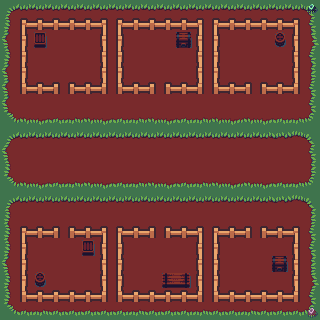

The image is a tile-based game level rendered from a .tmx file. Its description and complete source (layers, tilesets, objects, tile grids) follow:
An orthogonal 20x20 tile map with 16x16 px tiles, 3 tile layers (Tile Layer 1, Objects, Decor), 2 tilesets and 30 objects.

<map version="1.9" tiledversion="1.9.2" orientation="orthogonal" renderorder="right-down" width="20" height="20" tilewidth="16" tileheight="16" infinite="0" nextlayerid="6" nextobjectid="38">
 <tileset firstgid="1" source="sheet.tsx" />
 <tileset firstgid="289" source="tilemap.tsx" />
 <layer id="1" name="Tile Layer 1" width="20" height="20">
  <data encoding="csv">
1,2,2,2,2,2,2,2,2,2,2,2,2,2,2,2,2,2,2,6,
25,101,101,101,101,101,101,101,101,101,101,101,101,101,101,101,101,101,101,54,
97,101,101,101,101,101,101,101,101,101,101,101,101,101,101,101,101,101,101,102,
25,101,101,101,101,101,101,101,101,101,101,101,101,101,101,101,101,101,101,54,
97,101,101,101,101,101,101,101,101,101,101,101,101,101,101,101,101,101,101,30,
97,101,101,101,101,101,101,101,101,101,101,101,101,101,101,101,101,101,101,54,
97,101,101,101,101,101,101,101,101,101,101,101,101,101,101,101,101,101,101,54,
121,122,123,124,125,122,123,124,125,122,123,124,125,122,123,122,123,124,125,126,
1,2,2,2,2,2,2,2,2,2,2,2,2,2,2,2,2,3,4,6,
97,101,101,101,101,101,101,101,101,101,101,101,101,101,101,101,101,101,101,54,
25,101,101,101,101,101,101,101,101,101,101,101,101,101,101,101,101,101,101,30,
121,122,123,124,125,122,123,124,125,122,123,124,125,122,123,122,123,124,125,126,
1,2,2,2,2,2,2,2,2,2,2,2,2,2,2,2,2,3,4,6,
25,101,101,101,101,101,101,101,101,101,101,101,101,101,101,101,101,101,101,30,
25,101,101,101,101,101,101,101,101,101,101,101,101,101,101,101,101,101,101,54,
25,101,101,101,101,101,101,101,101,101,101,101,101,101,101,101,101,101,101,54,
97,101,101,101,101,101,101,101,101,101,101,101,101,101,101,101,101,101,101,30,
25,101,101,101,101,101,101,101,101,101,101,101,101,101,101,101,101,101,101,102,
25,101,101,101,101,101,101,101,101,101,101,101,101,101,101,101,101,101,101,54,
121,124,125,124,124,124,124,124,125,124,124,124,125,124,124,125,124,124,124,126
</data>
 </layer>
 <layer id="3" name="Objects" width="20" height="20">
  <data encoding="csv">
0,0,0,0,0,0,0,0,0,0,0,0,0,0,0,0,0,0,0,0,
0,333,334,334,334,334,335,333,334,334,334,334,335,333,334,334,334,334,335,0,
0,345,0,0,0,0,347,345,0,0,0,0,347,345,0,0,0,0,347,0,
0,345,0,0,0,0,347,345,0,0,0,0,347,345,0,0,0,0,347,0,
0,345,0,0,0,0,347,345,0,0,0,0,347,345,0,0,0,0,347,0,
0,357,334,371,369,334,359,357,334,371,369,334,359,357,334,371,369,334,359,0,
0,0,0,0,0,0,0,0,0,0,0,0,0,0,0,0,0,0,0,0,
0,0,0,0,0,0,0,0,0,0,0,0,0,0,0,0,0,0,0,0,
0,0,0,0,0,0,0,0,0,0,0,0,0,0,0,0,0,0,0,0,
0,0,0,0,0,0,0,0,0,0,0,0,0,0,0,0,0,0,0,0,
0,0,0,0,0,0,0,0,0,0,0,0,0,0,0,0,0,0,0,0,
0,0,0,0,0,0,0,0,0,0,0,0,0,0,0,0,0,0,0,0,
0,0,0,0,0,0,0,0,0,0,0,0,0,0,0,0,0,0,0,0,
0,0,0,0,0,0,0,0,0,0,0,0,0,0,0,0,0,0,0,0,
0,333,334,371,369,334,335,333,334,371,369,334,335,333,334,371,369,334,335,0,
0,345,0,0,0,0,347,345,0,0,0,0,347,345,0,0,0,0,347,0,
0,345,0,0,0,0,347,345,0,0,0,0,347,345,0,0,0,0,347,0,
0,345,0,0,0,0,347,345,0,0,0,0,347,345,0,0,0,0,347,0,
0,357,334,334,334,334,359,357,334,334,334,334,359,357,334,334,334,334,359,0,
0,0,0,0,0,0,0,0,0,0,0,0,0,0,0,0,0,0,0,0
</data>
 </layer>
 <layer id="4" name="Decor" width="20" height="20">
  <data encoding="csv">
0,0,0,0,0,0,0,0,0,0,0,0,0,0,0,0,0,0,0,288,
0,0,0,0,0,0,0,0,0,0,0,0,0,0,0,0,0,0,0,0,
0,0,68,0,0,0,0,0,0,0,0,141,0,0,0,0,0,69,0,0,
0,0,0,0,0,0,0,0,0,0,0,0,0,0,0,0,0,0,0,0,
0,0,0,0,0,0,0,0,0,0,0,0,0,0,0,0,0,0,0,0,
0,0,0,0,0,0,0,0,0,0,0,0,0,0,0,0,0,0,0,0,
0,0,0,0,0,0,0,0,0,0,0,0,0,0,0,0,0,0,0,0,
0,0,0,0,0,0,0,0,0,0,0,0,0,0,0,0,0,0,0,0,
0,0,0,0,0,0,0,0,0,0,0,0,0,0,0,0,0,0,0,0,
0,0,0,0,0,0,0,0,0,0,0,0,0,0,0,0,0,0,0,0,
0,0,0,0,0,0,0,0,0,0,0,0,0,0,0,0,0,0,0,0,
0,0,0,0,0,0,0,0,0,0,0,0,0,0,0,0,0,0,0,0,
0,0,0,0,0,0,0,0,0,0,0,0,0,0,0,0,0,0,0,0,
0,0,0,0,0,0,0,0,0,0,0,0,0,0,0,0,0,0,0,0,
0,0,0,0,0,0,0,0,0,0,0,0,0,0,0,0,0,0,0,0,
0,0,0,0,0,68,0,0,0,0,0,0,0,0,0,0,0,0,0,0,
0,0,0,0,0,0,0,0,0,0,0,0,0,0,0,0,0,141,0,0,
0,0,69,0,0,0,0,0,0,0,119,120,0,0,0,0,0,0,0,0,
0,0,0,0,0,0,0,0,0,0,0,0,0,0,0,0,0,0,0,0,
0,0,0,0,0,0,0,0,0,0,0,0,0,0,0,0,0,0,0,216
</data>
 </layer>
 <objectgroup id="5" name="Collison">
  <object id="3" x="21.232" y="25.2488" width="4.01686" height="68.2866" />
  <object id="4" x="32" y="80" width="32" height="16" />
  <object id="5" x="78.0418" y="86.6493" width="26.3965" height="1.14767" />
  <object id="6" x="99.8476" y="21.8058" width="8.03371" height="63.122" />
  <object id="7" x="22.3796" y="19.5104" width="83.2063" height="8.03371" />
  <object id="8" x="115.915" y="19.5104" width="5.16453" height="72.8773" />
  <object id="9" x="119.358" y="83.7801" width="35.5779" height="8.03371" />
  <object id="10" x="121.08" y="18.9366" width="81.4848" height="8.60755" />
  <object id="11" x="198.547" y="25.8226" width="1.72151" height="67.1389" />
  <object id="12" x="161.822" y="84.9278" width="38.4471" height="6.3122" />
  <object id="13" x="211.172" y="20.6581" width="8.03371" height="71.7296" />
  <object id="14" x="216.336" y="82.0586" width="33.8564" height="10.9029" />
  <object id="15" x="260.522" y="82.6325" width="37.8732" height="9.75522" />
  <object id="16" x="290.361" y="21.232" width="10.3291" height="64.2697" />
  <object id="17" x="214.615" y="17.7889" width="81.4848" height="9.75522" />
  <object id="18" x="18.9366" y="227.239" width="39.5947" height="9.75522" />
  <object id="19" x="18.3628" y="234.699" width="9.75522" height="67.7127" />
  <object id="20" x="20.0843" y="292.083" width="85.5017" height="6.3122" />
  <object id="21" x="97.5522" y="228.961" width="9.18139" height="66.565" />
  <object id="22" x="71.7296" y="223.796" width="33.8564" height="14.3459" />
  <object id="23" x="113.046" y="227.813" width="10.9029" height="71.7296" />
  <object id="24" x="117.637" y="290.935" width="84.354" height="9.18139" />
  <object id="25" x="196.252" y="228.387" width="6.3122" height="61.4005" />
  <object id="26" x="118.21" y="228.387" width="33.8564" height="7.45988" />
  <object id="27" x="168.708" y="227.239" width="29.8395" height="10.3291" />
  <object id="28" x="211.172" y="229.535" width="8.03371" height="68.8604" />
  <object id="29" x="214.615" y="291.509" width="80.911" height="8.03371" />
  <object id="30" x="259.948" y="229.535" width="37.2994" height="6.3122" />
  <object id="31" x="292.657" y="231.256" width="3.44302" height="59.1052" />
  <object id="32" x="214.615" y="230.682" width="35.004" height="6.3122" />
 </objectgroup>
</map>
